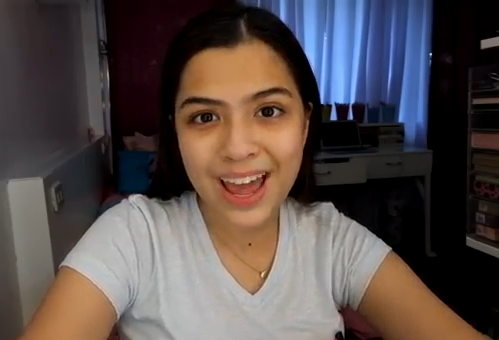
#> input picture input/alexa.png, 499 x 340 px
$ python gui.py
#> lines starting #> are read from the running program, lines starting #| are printed output that depends on the picture
import tkinter as tk
from tkinter import *
import cv2
from PIL import ImageTk, Image


def open_file():
    global stop_btn
    global open_camera_btn
    global open_file_btn
    open_file_btn.configure(state=DISABLED)
    open_camera_btn.configure(state=DISABLED)
    stop_btn.configure(state=NORMAL)
    print("Open File")


def open_camera():
    global stop_btn
    global open_camera_btn
    global open_file_btn
    open_file_btn.configure(state=DISABLED)
    open_camera_btn.configure(state=DISABLED)
    stop_btn.configure(state=NORMAL)
    print("Open Camera")


def stop():
    global stop_btn
    global open_camera_btn
    global open_file_btn
    open_file_btn.configure(state=NORMAL)
    open_camera_btn.configure(state=NORMAL)
    stop_btn.configure(state=DISABLED)
    print("Stop")


LIGHT_GRAY = "#CDCDCD"
RED = "#FF0000"
WHITE = "#FFFFFF"
IMG_SIZE_BIG = 400
IMG_SIZE_SMALL = 180

window = tk.Tk()
window.geometry("640x480")
window.title("Face Recognition")
window.configure(background=LIGHT_GRAY)

im_read = cv2.imread("input/alexa.png")
#> im_read is the input picture: shape (340, 499, 3); mean B, G, R 73.7, 75.5, 86.2
im_read = cv2.cvtColor(im_read, cv2.COLOR_BGR2RGB)
im_read = cv2.resize(im_read, (IMG_SIZE_BIG, IMG_SIZE_BIG))
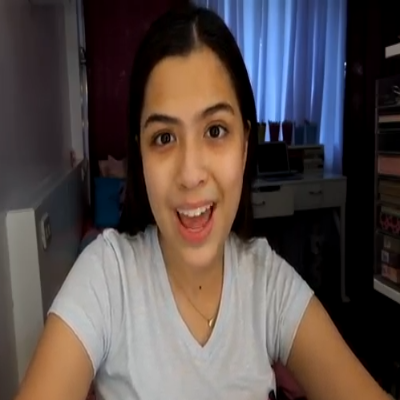
#> im_read: shape (400, 400, 3); mean R, G, B 86.1, 75.4, 73.7
main_image = ImageTk.PhotoImage(image=Image.fromarray(im_read))
im_read = cv2.resize(im_read, (IMG_SIZE_SMALL, IMG_SIZE_SMALL))
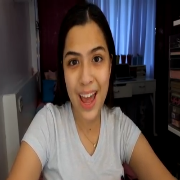
#> im_read: shape (180, 180, 3); mean R, G, B 86, 75.3, 73.6
small_image = ImageTk.PhotoImage(image=Image.fromarray(im_read))

top_pane = Frame(window)
top_pane.configure(background=LIGHT_GRAY)
top_pane.pack(expand=1)

main_canvas = Canvas(top_pane, width=IMG_SIZE_BIG, height=IMG_SIZE_BIG)
main_canvas.pack(side=LEFT, padx=10)
main_canvas.create_image(0, 0, anchor=NW, image=main_image)

side_pane = Frame(top_pane)
side_pane.pack(side=RIGHT)

label = Label(side_pane, text="Unknown", bg=RED, fg=WHITE)
label.pack(side=TOP, fill=BOTH, expand=1)

small_canvas = Canvas(side_pane, width=IMG_SIZE_SMALL, height=IMG_SIZE_SMALL)
small_canvas.pack()
small_canvas.create_image(0, 0, anchor=NW, image=small_image)

bottom_pane = Frame(window)
bottom_pane.configure(background=LIGHT_GRAY)
bottom_pane.pack(side=BOTTOM)

open_file_btn = Button(bottom_pane, text="Open File", command=open_file)
open_camera_btn = Button(bottom_pane, text="Open Camera", command=open_camera)
stop_btn = Button(bottom_pane, text="Taph! Taph!", command=stop)

stop_btn.configure(state=DISABLED)

open_file_btn.pack(side=LEFT, padx=10, pady=10)
open_camera_btn.pack(side=LEFT, padx=10, pady=10)
stop_btn.pack(side=LEFT, padx=10, pady=10)

window.mainloop()

$ run again, with input/alex lacamoire.png copied over input/alexa.png
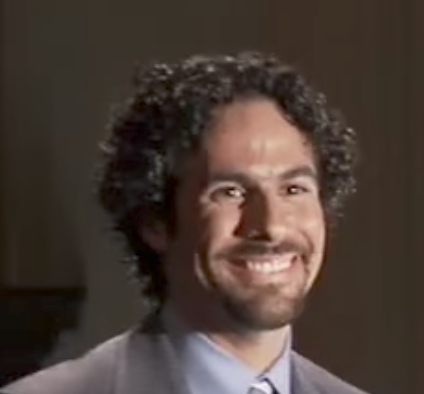
#> input picture input/alex lacamoire.png, 424 x 394 px
#> im_read is the input picture: shape (394, 424, 3); mean B, G, R 53.5, 60.8, 74
#> `im_read = cv2.resize(im_read, (IMG_SIZE_BIG, IMG_SIZE_BIG))`:
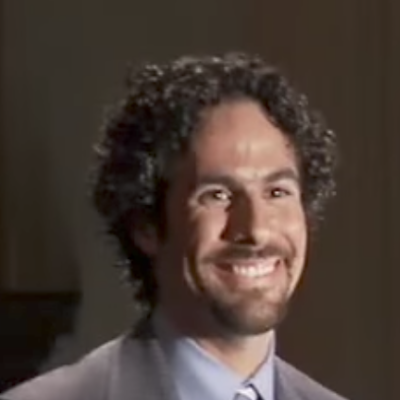
#> im_read: shape (400, 400, 3); mean R, G, B 73.9, 60.7, 53.4

$ run again, with input/cong.png copied over input/alexa.png
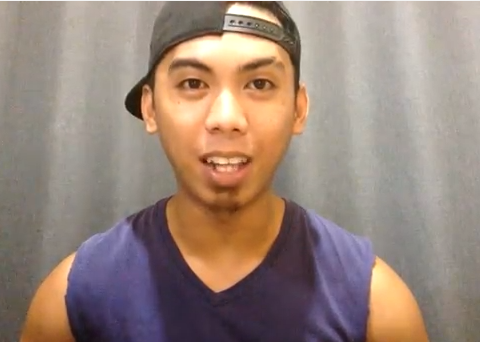
#> input picture input/cong.png, 480 x 342 px
#> im_read is the input picture: shape (342, 480, 3); mean B, G, R 122.6, 133.8, 153.6
#> `im_read = cv2.resize(im_read, (IMG_SIZE_BIG, IMG_SIZE_BIG))`:
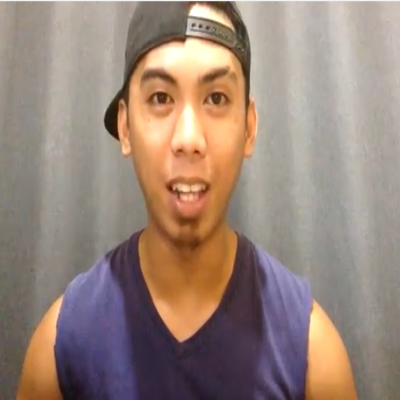
#> im_read: shape (400, 400, 3); mean R, G, B 153.5, 133.7, 122.5

$ run again, with input/daniel padilla.png copied over input/alexa.png
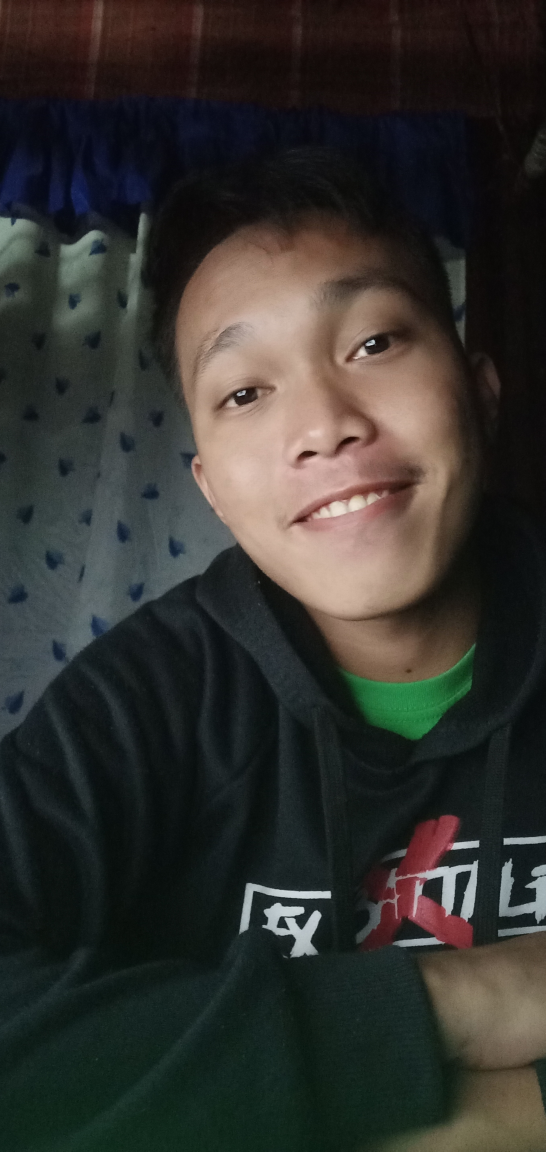
#> input picture input/daniel padilla.png, 2728 x 5760 px (shown at 1/5 size)
#> im_read is the input picture: shape (5760, 2728, 3); mean B, G, R 46.5, 50.4, 51.2
#> `im_read = cv2.resize(im_read, (IMG_SIZE_BIG, IMG_SIZE_BIG))`:
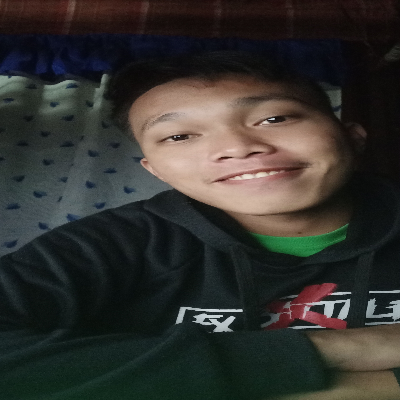
#> im_read: shape (400, 400, 3); mean R, G, B 51.1, 50.3, 46.4
